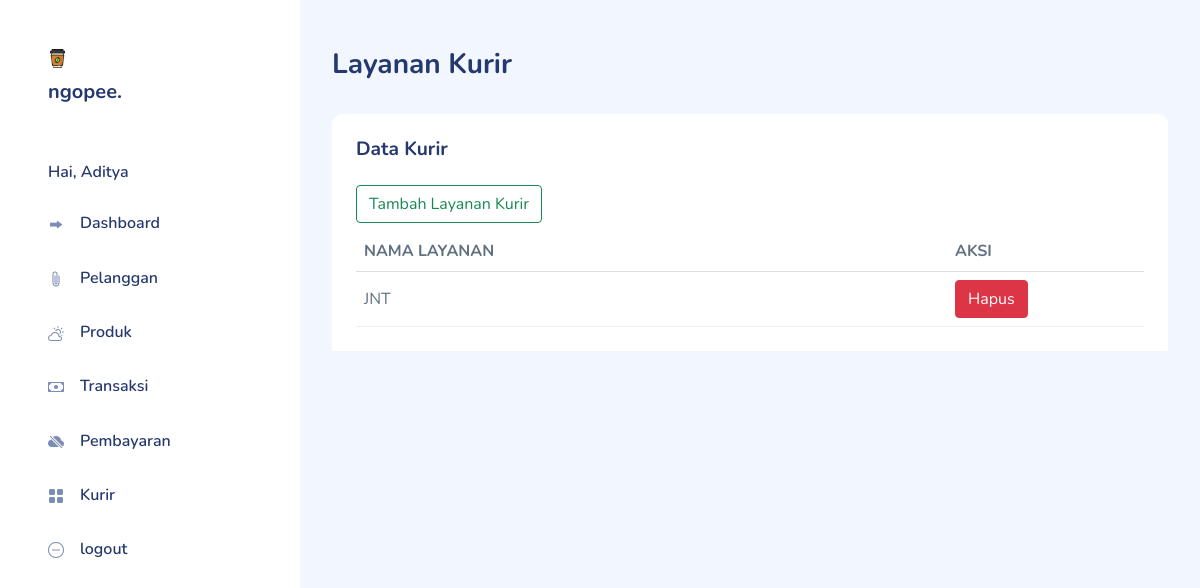
/index.php?page=admin&aksi=daftarKurir (signed in), run on an earlier commit of the app's database.
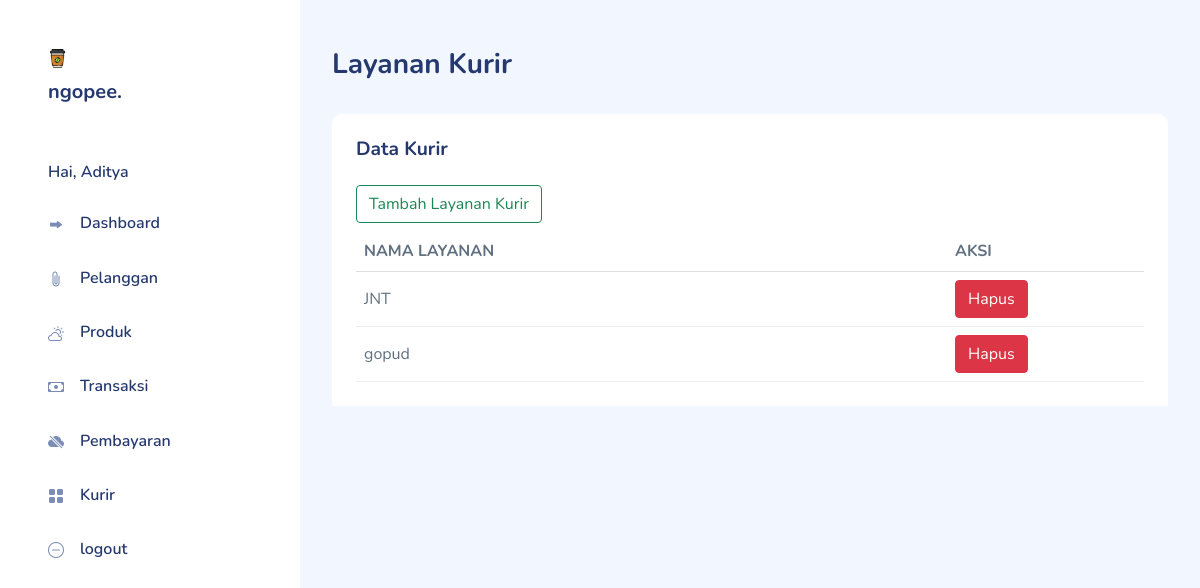
And on a later commit of the database.
### tables this page shows
CREATE TABLE `kurir` (
  `kurir_id` int(11) NOT NULL,
  `kurir_desc` varchar(255) DEFAULT NULL
);

### Controller/AdminController.php (called while the page is built, shortened)
<?php
class AdminController
{
    private $model;
    public function __construct()
    {
        $this->model = new AdminModel();
    }
    public function kurir()
    {
        $kurir = $this->model->getKurir();
        extract($kurir);
        require_once("View/admin/kurir.php");
    }
}

### Koneksi.php (called while the page is built)
<?php
function koneksi()
{
    $db_host = "localhost";
    $db_user = "root";
    $db_password = "";
    $db_database = "db_ngopee";
    try {
        return new mysqli($db_host,$db_user,$db_password,$db_database);
    } catch (exception $e) {
        echo "Terjadi kesalahan koneksi database";
    }
}

### Model/AdminModel.php (called while the page is built, shortened)
<?php
class AdminModel
{
        public function getKurir()
        {
                $sql = "SELECT * FROM Kurir";
                $query = koneksi()->query($sql);
                $hasil = [];
                while ($data = $query->fetch_assoc()) {
                        $hasil[] = $data;
                }
                return $hasil;
        }
}

### View/admin/kurir.php (the view, shortened to what this page needs)
<!DOCTYPE html>
<html lang="en">
<head>
  <link rel="stylesheet" href="assets/css/bootstrap.css" />
  <link rel="stylesheet" href="assets/vendors/iconly/bold.css" />
  <link rel="stylesheet" href="assets/vendors/perfect-scrollbar/perfect-scrollbar.css" />
  <link rel="stylesheet" href="assets/vendors/bootstrap-icons/bootstrap-icons.css" />
  <link rel="stylesheet" href="assets/css/app.css" />
</head>
<body>
  <div id="app">
    <div id="main">
      <div class="page-heading">
        <h3>Layanan Kurir</h3>
      </div>
      <div class="page-content">
        <section class="section">
          <div class="row" id="table-hover-row">
            <div class="col-12">
              <div class="card">
                <div class="card-header">
                  <h4 class="card-title">Data Kurir</h4>
                  <div class="col-12 d-flex justify-content-start mt-4 mb-2">
                    <button type="button" class="btn btn-outline-success" data-bs-toggle="modal" data-bs-target="#Kurir">
                      Tambah Layanan Kurir
                    </button>
                  </div>
                  <div class="table-responsive">
                    <table class="table table-hover mb-0">
                      <thead>
                        <tr>
                          <th class="col-9">NAMA LAYANAN</th>
                          <th>AKSI</th>
                        </tr>
                      </thead>
                      <tbody>
                        <?php foreach ($kurir as $row) : ?>
                          <tr>
                            <td><?= $row['kurir_desc'] ?></td>
                            <td>
                              <a href="index.php?page=admin&aksi=hapusKurir&id=<?= $row['kurir_id'] ?>" class="btn btn-danger">Hapus</a>
                            </td>
                          </tr>
                        <?php endforeach; ?>
                      </tbody>
                    </table>
                  </div>
                </div>
              </div>
            </div>
          </div>
        </section>
      </div>
    </div>
  </div>
</body>
</html>

What changed in the data, as far as the page shows it:
added kurir: kurir_desc "gopud"
